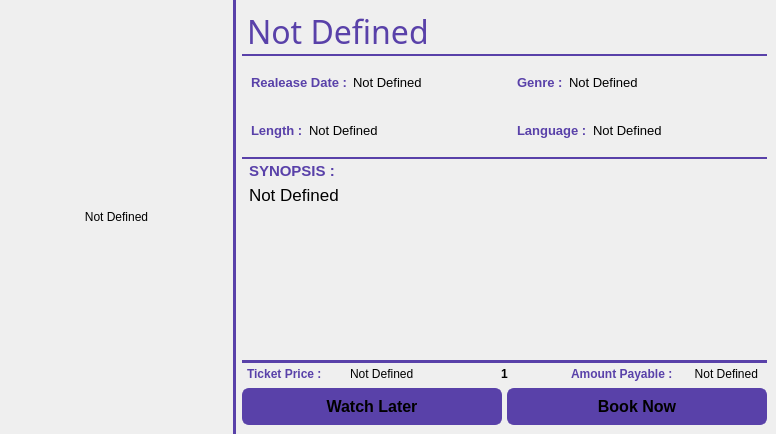
<?xml version="1.0" encoding="UTF-8"?>
<ui version="4.0">
 <class>Info</class>
 <widget class="QFrame" name="Info">
  <property name="geometry">
   <rect>
    <x>0</x>
    <y>0</y>
    <width>776</width>
    <height>434</height>
   </rect>
  </property>
  <property name="windowTitle">
   <string>Frame</string>
  </property>
  <layout class="QVBoxLayout" name="verticalLayout">
   <property name="spacing">
    <number>0</number>
   </property>
   <property name="leftMargin">
    <number>0</number>
   </property>
   <property name="topMargin">
    <number>0</number>
   </property>
   <property name="rightMargin">
    <number>0</number>
   </property>
   <property name="bottomMargin">
    <number>0</number>
   </property>
   <item>
    <widget class="QWidget" name="widget" native="true">
     <layout class="QHBoxLayout" name="horizontalLayout_2" stretch="3,7">
      <property name="spacing">
       <number>0</number>
      </property>
      <property name="leftMargin">
       <number>0</number>
      </property>
      <property name="topMargin">
       <number>0</number>
      </property>
      <property name="rightMargin">
       <number>0</number>
      </property>
      <property name="bottomMargin">
       <number>0</number>
      </property>
      <item>
       <widget class="QWidget" name="widget_2" native="true">
        <layout class="QVBoxLayout" name="Poster_layout">
         <item>
          <widget class="QLabel" name="Poster">
           <property name="maximumSize">
            <size>
             <width>241</width>
             <height>369</height>
            </size>
           </property>
           <property name="styleSheet">
            <string notr="true">border-width:1px;
border-color:#000;</string>
           </property>
           <property name="frameShape">
            <enum>QFrame::NoFrame</enum>
           </property>
           <property name="text">
            <string>Not Defined</string>
           </property>
           <property name="alignment">
            <set>Qt::AlignCenter</set>
           </property>
          </widget>
         </item>
        </layout>
       </widget>
      </item>
      <item>
       <widget class="QWidget" name="widget_3" native="true">
        <property name="styleSheet">
         <string notr="true">#widget_3{
	border-left:3px solid  rgb(89, 65, 169);
}
QWidget{
color: #000;
}</string>
        </property>
        <layout class="QVBoxLayout" name="verticalLayout_3" stretch="16,3">
         <property name="spacing">
          <number>3</number>
         </property>
         <property name="leftMargin">
          <number>9</number>
         </property>
         <property name="topMargin">
          <number>9</number>
         </property>
         <property name="rightMargin">
          <number>9</number>
         </property>
         <property name="bottomMargin">
          <number>9</number>
         </property>
         <item>
          <widget class="QWidget" name="widget_4" native="true">
           <layout class="QVBoxLayout" name="verticalLayout_2" stretch="0,2,2,9">
            <property name="spacing">
             <number>4</number>
            </property>
            <property name="leftMargin">
             <number>0</number>
            </property>
            <property name="topMargin">
             <number>0</number>
            </property>
            <property name="rightMargin">
             <number>0</number>
            </property>
            <property name="bottomMargin">
             <number>0</number>
            </property>
            <item>
             <widget class="QWidget" name="widget_8" native="true">
              <property name="styleSheet">
               <string notr="true">#widget_8{
	border-bottom:2px solid  rgb(89, 65, 169);
}</string>
              </property>
              <layout class="QHBoxLayout" name="horizontalLayout_9">
               <property name="spacing">
                <number>0</number>
               </property>
               <property name="leftMargin">
                <number>5</number>
               </property>
               <property name="topMargin">
                <number>0</number>
               </property>
               <property name="rightMargin">
                <number>0</number>
               </property>
               <property name="bottomMargin">
                <number>2</number>
               </property>
               <item>
                <widget class="QLabel" name="Title">
                 <property name="font">
                  <font>
                   <family>Tw Cen MT</family>
                   <pointsize>24</pointsize>
                   <weight>50</weight>
                   <italic>false</italic>
                   <bold>false</bold>
                  </font>
                 </property>
                 <property name="styleSheet">
                  <string notr="true">color:rgb(89, 65, 169);</string>
                 </property>
                 <property name="frameShape">
                  <enum>QFrame::NoFrame</enum>
                 </property>
                 <property name="text">
                  <string>Not Defined</string>
                 </property>
                 <property name="margin">
                  <number>0</number>
                 </property>
                </widget>
               </item>
              </layout>
             </widget>
            </item>
            <item>
             <widget class="QWidget" name="widget_6" native="true">
              <layout class="QHBoxLayout" name="horizontalLayout_5">
               <property name="leftMargin">
                <number>0</number>
               </property>
               <property name="topMargin">
                <number>0</number>
               </property>
               <property name="rightMargin">
                <number>0</number>
               </property>
               <property name="bottomMargin">
                <number>0</number>
               </property>
               <item>
                <layout class="QHBoxLayout" name="horizontalLayout_3" stretch="1,2">
                 <property name="leftMargin">
                  <number>9</number>
                 </property>
                 <property name="rightMargin">
                  <number>9</number>
                 </property>
                 <item>
                  <widget class="QLabel" name="Date_kind">
                   <property name="sizePolicy">
                    <sizepolicy hsizetype="Fixed" vsizetype="Preferred">
                     <horstretch>0</horstretch>
                     <verstretch>0</verstretch>
                    </sizepolicy>
                   </property>
                   <property name="font">
                    <font>
                     <pointsize>10</pointsize>
                     <weight>75</weight>
                     <bold>true</bold>
                    </font>
                   </property>
                   <property name="styleSheet">
                    <string notr="true">color:rgb(89, 65, 169);</string>
                   </property>
                   <property name="text">
                    <string>Realease Date :</string>
                   </property>
                  </widget>
                 </item>
                 <item>
                  <widget class="QLabel" name="Date">
                   <property name="font">
                    <font>
                     <pointsize>10</pointsize>
                     <weight>50</weight>
                     <bold>false</bold>
                    </font>
                   </property>
                   <property name="styleSheet">
                    <string notr="true">#Date{
	border-right:3px solid  rgb(89, 65, 169);
}</string>
                   </property>
                   <property name="text">
                    <string>Not Defined</string>
                   </property>
                   <property name="textInteractionFlags">
                    <set>Qt::LinksAccessibleByMouse|Qt::TextEditable</set>
                   </property>
                  </widget>
                 </item>
                </layout>
               </item>
               <item>
                <layout class="QHBoxLayout" name="horizontalLayout_4" stretch="1,2">
                 <property name="leftMargin">
                  <number>9</number>
                 </property>
                 <property name="rightMargin">
                  <number>9</number>
                 </property>
                 <item>
                  <widget class="QLabel" name="Gerne_kind">
                   <property name="sizePolicy">
                    <sizepolicy hsizetype="Fixed" vsizetype="Preferred">
                     <horstretch>0</horstretch>
                     <verstretch>0</verstretch>
                    </sizepolicy>
                   </property>
                   <property name="font">
                    <font>
                     <pointsize>10</pointsize>
                     <weight>75</weight>
                     <bold>true</bold>
                    </font>
                   </property>
                   <property name="styleSheet">
                    <string notr="true">color:rgb(89, 65, 169);</string>
                   </property>
                   <property name="text">
                    <string>Genre :</string>
                   </property>
                  </widget>
                 </item>
                 <item>
                  <widget class="QLabel" name="Genre">
                   <property name="font">
                    <font>
                     <pointsize>10</pointsize>
                     <weight>50</weight>
                     <bold>false</bold>
                    </font>
                   </property>
                   <property name="text">
                    <string>Not Defined</string>
                   </property>
                  </widget>
                 </item>
                </layout>
               </item>
              </layout>
             </widget>
            </item>
            <item>
             <widget class="QWidget" name="widget_7" native="true">
              <layout class="QHBoxLayout" name="horizontalLayout_6" stretch="0,0">
               <property name="leftMargin">
                <number>0</number>
               </property>
               <property name="topMargin">
                <number>0</number>
               </property>
               <property name="rightMargin">
                <number>0</number>
               </property>
               <property name="bottomMargin">
                <number>0</number>
               </property>
               <item>
                <layout class="QHBoxLayout" name="horizontalLayout_7" stretch="4,6">
                 <property name="leftMargin">
                  <number>9</number>
                 </property>
                 <property name="rightMargin">
                  <number>9</number>
                 </property>
                 <item>
                  <widget class="QLabel" name="Length_kind">
                   <property name="sizePolicy">
                    <sizepolicy hsizetype="Fixed" vsizetype="Preferred">
                     <horstretch>0</horstretch>
                     <verstretch>0</verstretch>
                    </sizepolicy>
                   </property>
                   <property name="font">
                    <font>
                     <pointsize>10</pointsize>
                     <weight>75</weight>
                     <bold>true</bold>
                    </font>
                   </property>
                   <property name="styleSheet">
                    <string notr="true">color:rgb(89, 65, 169);</string>
                   </property>
                   <property name="text">
                    <string>Length :</string>
                   </property>
                  </widget>
                 </item>
                 <item>
                  <widget class="QLabel" name="Length">
                   <property name="font">
                    <font>
                     <pointsize>10</pointsize>
                     <weight>50</weight>
                     <bold>false</bold>
                    </font>
                   </property>
                   <property name="styleSheet">
                    <string notr="true">#Length{
	border-right:3px solid  rgb(89, 65, 169);
}</string>
                   </property>
                   <property name="text">
                    <string>Not Defined</string>
                   </property>
                  </widget>
                 </item>
                </layout>
               </item>
               <item>
                <layout class="QHBoxLayout" name="horizontalLayout_8" stretch="1,2">
                 <property name="leftMargin">
                  <number>9</number>
                 </property>
                 <property name="rightMargin">
                  <number>9</number>
                 </property>
                 <item>
                  <widget class="QLabel" name="Language_kind">
                   <property name="sizePolicy">
                    <sizepolicy hsizetype="Fixed" vsizetype="Preferred">
                     <horstretch>0</horstretch>
                     <verstretch>0</verstretch>
                    </sizepolicy>
                   </property>
                   <property name="font">
                    <font>
                     <pointsize>10</pointsize>
                     <weight>75</weight>
                     <bold>true</bold>
                    </font>
                   </property>
                   <property name="styleSheet">
                    <string notr="true">color:rgb(89, 65, 169);</string>
                   </property>
                   <property name="text">
                    <string>Language :</string>
                   </property>
                  </widget>
                 </item>
                 <item>
                  <widget class="QLabel" name="Language">
                   <property name="font">
                    <font>
                     <pointsize>10</pointsize>
                     <weight>50</weight>
                     <bold>false</bold>
                    </font>
                   </property>
                   <property name="text">
                    <string>Not Defined</string>
                   </property>
                  </widget>
                 </item>
                </layout>
               </item>
              </layout>
             </widget>
            </item>
            <item>
             <widget class="QWidget" name="widget_9" native="true">
              <property name="styleSheet">
               <string notr="true">#widget_9{
	border-top:2px solid  rgb(89, 65, 169);
}</string>
              </property>
              <layout class="QVBoxLayout" name="verticalLayout_4" stretch="0,1">
               <property name="spacing">
                <number>5</number>
               </property>
               <property name="leftMargin">
                <number>7</number>
               </property>
               <property name="topMargin">
                <number>5</number>
               </property>
               <property name="rightMargin">
                <number>7</number>
               </property>
               <property name="bottomMargin">
                <number>0</number>
               </property>
               <item>
                <widget class="QLabel" name="label">
                 <property name="font">
                  <font>
                   <pointsize>11</pointsize>
                   <weight>75</weight>
                   <bold>true</bold>
                  </font>
                 </property>
                 <property name="styleSheet">
                  <string notr="true">color: rgb(89, 65, 169);</string>
                 </property>
                 <property name="lineWidth">
                  <number>1</number>
                 </property>
                 <property name="text">
                  <string>SYNOPSIS :</string>
                 </property>
                 <property name="margin">
                  <number>0</number>
                 </property>
                 <property name="indent">
                  <number>0</number>
                 </property>
                </widget>
               </item>
               <item>
                <widget class="QLabel" name="Synopsis">
                 <property name="font">
                  <font>
                   <pointsize>13</pointsize>
                   <italic>false</italic>
                   <stylestrategy>PreferDefault</stylestrategy>
                  </font>
                 </property>
                 <property name="styleSheet">
                  <string notr="true"/>
                 </property>
                 <property name="frameShape">
                  <enum>QFrame::NoFrame</enum>
                 </property>
                 <property name="lineWidth">
                  <number>1</number>
                 </property>
                 <property name="midLineWidth">
                  <number>0</number>
                 </property>
                 <property name="text">
                  <string>Not Defined</string>
                 </property>
                 <property name="textFormat">
                  <enum>Qt::RichText</enum>
                 </property>
                 <property name="alignment">
                  <set>Qt::AlignLeading|Qt::AlignLeft|Qt::AlignTop</set>
                 </property>
                 <property name="wordWrap">
                  <bool>true</bool>
                 </property>
                 <property name="margin">
                  <number>0</number>
                 </property>
                 <property name="indent">
                  <number>0</number>
                 </property>
                </widget>
               </item>
              </layout>
             </widget>
            </item>
           </layout>
          </widget>
         </item>
         <item>
          <widget class="QWidget" name="widget_11" native="true">
           <property name="styleSheet">
            <string notr="true">#widget_11{
	border-top:3px solid  rgb(89, 65, 169);
}</string>
           </property>
           <layout class="QVBoxLayout" name="verticalLayout_8" stretch="1,2">
            <property name="spacing">
             <number>3</number>
            </property>
            <property name="leftMargin">
             <number>0</number>
            </property>
            <property name="topMargin">
             <number>3</number>
            </property>
            <property name="rightMargin">
             <number>0</number>
            </property>
            <property name="bottomMargin">
             <number>0</number>
            </property>
            <item>
             <widget class="QWidget" name="widget_10" native="true">
              <layout class="QHBoxLayout" name="horizontalLayout_13" stretch="3,1,3">
               <property name="spacing">
                <number>0</number>
               </property>
               <property name="leftMargin">
                <number>0</number>
               </property>
               <property name="topMargin">
                <number>0</number>
               </property>
               <property name="rightMargin">
                <number>0</number>
               </property>
               <property name="bottomMargin">
                <number>0</number>
               </property>
               <item>
                <layout class="QHBoxLayout" name="horizontalLayout_12">
                 <property name="leftMargin">
                  <number>5</number>
                 </property>
                 <property name="rightMargin">
                  <number>5</number>
                 </property>
                 <item>
                  <widget class="QLabel" name="label_3">
                   <property name="font">
                    <font>
                     <weight>75</weight>
                     <bold>true</bold>
                    </font>
                   </property>
                   <property name="styleSheet">
                    <string notr="true">color:rgb(89, 65, 169);</string>
                   </property>
                   <property name="text">
                    <string>Ticket Price :</string>
                   </property>
                   <property name="alignment">
                    <set>Qt::AlignLeading|Qt::AlignLeft|Qt::AlignVCenter</set>
                   </property>
                  </widget>
                 </item>
                 <item>
                  <widget class="QLabel" name="bookPrice">
                   <property name="text">
                    <string>Not Defined</string>
                   </property>
                   <property name="alignment">
                    <set>Qt::AlignLeading|Qt::AlignLeft|Qt::AlignVCenter</set>
                   </property>
                  </widget>
                 </item>
                </layout>
               </item>
               <item>
                <layout class="QHBoxLayout" name="horizontalLayout_10">
                 <property name="spacing">
                  <number>3</number>
                 </property>
                 <item>
                  <widget class="QPushButton" name="bookAdd">
                   <property name="sizePolicy">
                    <sizepolicy hsizetype="Fixed" vsizetype="Fixed">
                     <horstretch>0</horstretch>
                     <verstretch>0</verstretch>
                    </sizepolicy>
                   </property>
                   <property name="cursor">
                    <cursorShape>PointingHandCursor</cursorShape>
                   </property>
                   <property name="text">
                    <string/>
                   </property>
                   <property name="icon">
                    <iconset resource="resources.qrc">
                     <normaloff>:/img/icons/plus.png</normaloff>:/img/icons/plus.png</iconset>
                   </property>
                   <property name="flat">
                    <bool>true</bool>
                   </property>
                  </widget>
                 </item>
                 <item>
                  <widget class="QLabel" name="bookLength">
                   <property name="font">
                    <font>
                     <weight>75</weight>
                     <bold>true</bold>
                    </font>
                   </property>
                   <property name="text">
                    <string>1</string>
                   </property>
                   <property name="alignment">
                    <set>Qt::AlignCenter</set>
                   </property>
                  </widget>
                 </item>
                 <item>
                  <widget class="QPushButton" name="BookMinus">
                   <property name="enabled">
                    <bool>false</bool>
                   </property>
                   <property name="sizePolicy">
                    <sizepolicy hsizetype="Fixed" vsizetype="Fixed">
                     <horstretch>0</horstretch>
                     <verstretch>0</verstretch>
                    </sizepolicy>
                   </property>
                   <property name="cursor">
                    <cursorShape>PointingHandCursor</cursorShape>
                   </property>
                   <property name="text">
                    <string/>
                   </property>
                   <property name="icon">
                    <iconset resource="resources.qrc">
                     <normaloff>:/img/icons/minus.png</normaloff>:/img/icons/minus.png</iconset>
                   </property>
                   <property name="flat">
                    <bool>true</bool>
                   </property>
                  </widget>
                 </item>
                </layout>
               </item>
               <item>
                <layout class="QHBoxLayout" name="horizontalLayout_11">
                 <property name="spacing">
                  <number>0</number>
                 </property>
                 <property name="leftMargin">
                  <number>20</number>
                 </property>
                 <property name="rightMargin">
                  <number>9</number>
                 </property>
                 <item>
                  <widget class="QLabel" name="label_7">
                   <property name="font">
                    <font>
                     <weight>75</weight>
                     <bold>true</bold>
                    </font>
                   </property>
                   <property name="styleSheet">
                    <string notr="true">color:rgb(89, 65, 169);</string>
                   </property>
                   <property name="text">
                    <string>Amount Payable :</string>
                   </property>
                   <property name="alignment">
                    <set>Qt::AlignLeading|Qt::AlignLeft|Qt::AlignVCenter</set>
                   </property>
                  </widget>
                 </item>
                 <item>
                  <widget class="QLabel" name="bookTotal">
                   <property name="text">
                    <string>Not Defined</string>
                   </property>
                   <property name="alignment">
                    <set>Qt::AlignRight|Qt::AlignTrailing|Qt::AlignVCenter</set>
                   </property>
                  </widget>
                 </item>
                </layout>
               </item>
              </layout>
             </widget>
            </item>
            <item>
             <widget class="QWidget" name="widget_5" native="true">
              <property name="maximumSize">
               <size>
                <width>16777215</width>
                <height>51</height>
               </size>
              </property>
              <layout class="QHBoxLayout" name="horizontalLayout">
               <property name="spacing">
                <number>5</number>
               </property>
               <property name="leftMargin">
                <number>0</number>
               </property>
               <property name="topMargin">
                <number>0</number>
               </property>
               <property name="rightMargin">
                <number>0</number>
               </property>
               <property name="bottomMargin">
                <number>0</number>
               </property>
               <item>
                <widget class="QPushButton" name="WatchLaterBtn">
                 <property name="enabled">
                  <bool>true</bool>
                 </property>
                 <property name="sizePolicy">
                  <sizepolicy hsizetype="Preferred" vsizetype="Preferred">
                   <horstretch>0</horstretch>
                   <verstretch>0</verstretch>
                  </sizepolicy>
                 </property>
                 <property name="font">
                  <font>
                   <pointsize>12</pointsize>
                   <weight>75</weight>
                   <bold>true</bold>
                   <strikeout>false</strikeout>
                  </font>
                 </property>
                 <property name="cursor">
                  <cursorShape>ForbiddenCursor</cursorShape>
                 </property>
                 <property name="toolTip">
                  <string>&lt;!DOCTYPE HTML PUBLIC &quot;-//W3C//DTD HTML 4.0//EN&quot; &quot;http://www.w3.org/TR/REC-html40/strict.dtd&quot;&gt;
&lt;html&gt;&lt;head&gt;&lt;meta name=&quot;qrichtext&quot; content=&quot;1&quot; /&gt;&lt;style type=&quot;text/css&quot;&gt;
p, li { white-space: pre-wrap; }
&lt;/style&gt;&lt;/head&gt;&lt;body style=&quot; font-family:'MS Shell Dlg 2'; font-size:8pt; font-weight:400; font-style:normal;&quot;&gt;
&lt;p style=&quot; margin-top:0px; margin-bottom:0px; margin-left:0px; margin-right:0px; -qt-block-indent:0; text-indent:0px;&quot;&gt;&lt;span style=&quot; color:#000000;&quot;&gt;This Feature Will Be Available In Futuren Update&lt;/span&gt;&lt;/p&gt;&lt;/body&gt;&lt;/html&gt;</string>
                 </property>
                 <property name="toolTipDuration">
                  <number>-1</number>
                 </property>
                 <property name="styleSheet">
                  <string notr="true">border:2px solid rgb(89, 65, 169);
border-radius:7px;
background-color:rgb(89, 65, 169);</string>
                 </property>
                 <property name="text">
                  <string>Watch Later</string>
                 </property>
                 <property name="checkable">
                  <bool>false</bool>
                 </property>
                 <property name="flat">
                  <bool>false</bool>
                 </property>
                </widget>
               </item>
               <item>
                <widget class="QPushButton" name="BookBtn">
                 <property name="sizePolicy">
                  <sizepolicy hsizetype="Preferred" vsizetype="Preferred">
                   <horstretch>0</horstretch>
                   <verstretch>0</verstretch>
                  </sizepolicy>
                 </property>
                 <property name="font">
                  <font>
                   <pointsize>12</pointsize>
                   <weight>75</weight>
                   <bold>true</bold>
                  </font>
                 </property>
                 <property name="cursor">
                  <cursorShape>PointingHandCursor</cursorShape>
                 </property>
                 <property name="styleSheet">
                  <string notr="true">border:2px solid rgb(89, 65, 169);
border-radius:7px;
background-color:rgb(89, 65, 169);</string>
                 </property>
                 <property name="text">
                  <string>Book Now</string>
                 </property>
                </widget>
               </item>
              </layout>
             </widget>
            </item>
           </layout>
          </widget>
         </item>
        </layout>
       </widget>
      </item>
     </layout>
    </widget>
   </item>
  </layout>
 </widget>
 <resources>
  <include location="resources.qrc"/>
 </resources>
 <connections/>
</ui>
